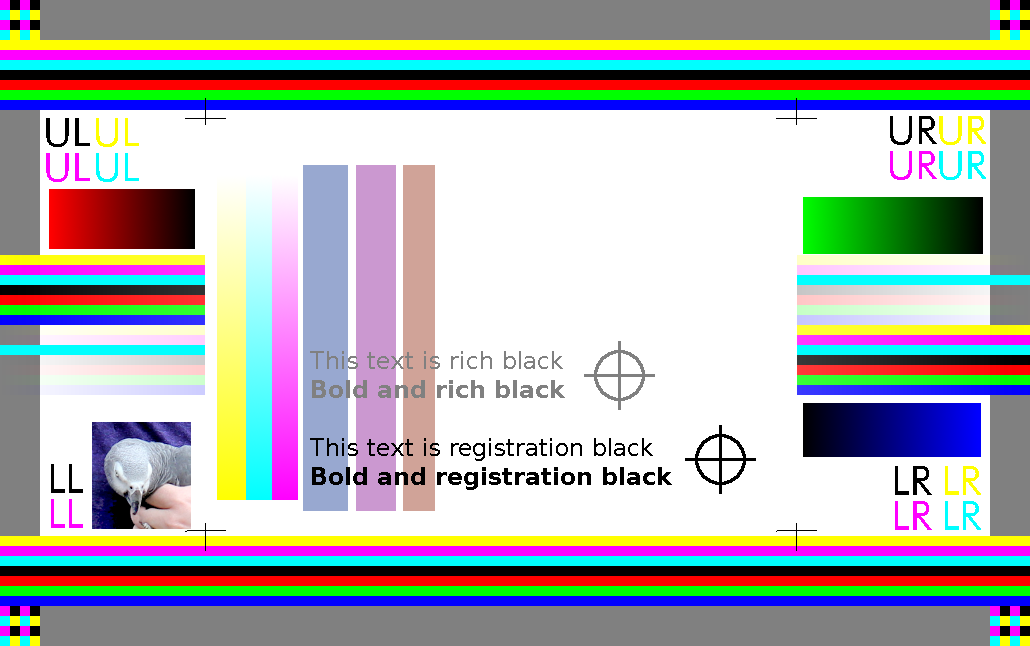
#> input picture colorwk.png, 1030 x 646 px
$ python epcl-mono.py colorwk.png k.png
#> lines starting #> are read from the running program, lines starting #| are printed output that depends on the picture
#!/usr/bin/env python3
# PyEPCL - Partial Python3 implementation of the EPCL
# This file may be used under the terms of the GNU Lesser
# General Public License version 3 as published by the Free Software
# Foundation and appearing in the file LICENSE.LGPLv3 included in the
# packaging of this file.  Please review the following information to
# ensure the GNU Lesser General Public License version 3 requirements
# will be met: https://www.gnu.org/licenses/lgpl.html.
#
# This version is for use with a mono ribbon, e.g. just resin black,
# or one of the third-party UV only ribbons you can get from China.
# Use: epcl mono.png outputfile.txt
# Note: the mono.png image must be greyscale, not RGB or indexed
# Black is the presence of resin black / varnish.
# All images must be 1030 wide (X) and 646 pixels tall (Y).
# Print in raw mode, e.g:
# lp -d P430i -o raw outputfile.txt
# This doesn't use the card flipper, laminator, or any of the card
# programming features.

from PIL import Image
import numpy as np
import sys

def _mono(img):
    img = np.array(np.array(img) < 127,dtype='uint8')
    return np.flip(np.rot90(img))

# [27 lines left out: functions _ymc_sep, _encode_compressed, _encode_uncompressed, not called in this run]

def _encode_mono(buf):
    return bytes((255*buf).flatten())


class EPCL:
    K=3
    C=2
    M=1
    Y=0
    #def G(image, x, y):
    #    pref = b'\x1BG %d %d 10 %d %d 1\r\x1BZ'%(
    #                x, y, image.shape[0], image.shape[1]*image.shape[0])
    #
    #    return pref+_encode_mono(image)+b'\r'
    def G(image, x, y):
        data = [b'\x1BG %d %d 10 %d %d 1\r\x1BZ'%(
                    x, y, image.shape[0], image.shape[1]*image.shape[0])]


    # [13 lines left out: functions GS, PS, not called in this run]
    #def G_Z(image, buf=):
    #    return '\x1BG %d %d %d %d %d %d\r\x1BZ%s\r'%()

if __name__ == '__main__':
    black = Image.open(sys.argv[1])
#> black is the input picture: PIL image 1030x646 RGBA; mean R, G, B, A 173.2, 173.6, 175.7, 255
    of = open(sys.argv[2], 'wb')
    K = _mono(black)
#> in _mono, `return np.flip(np.rot90(img))`:
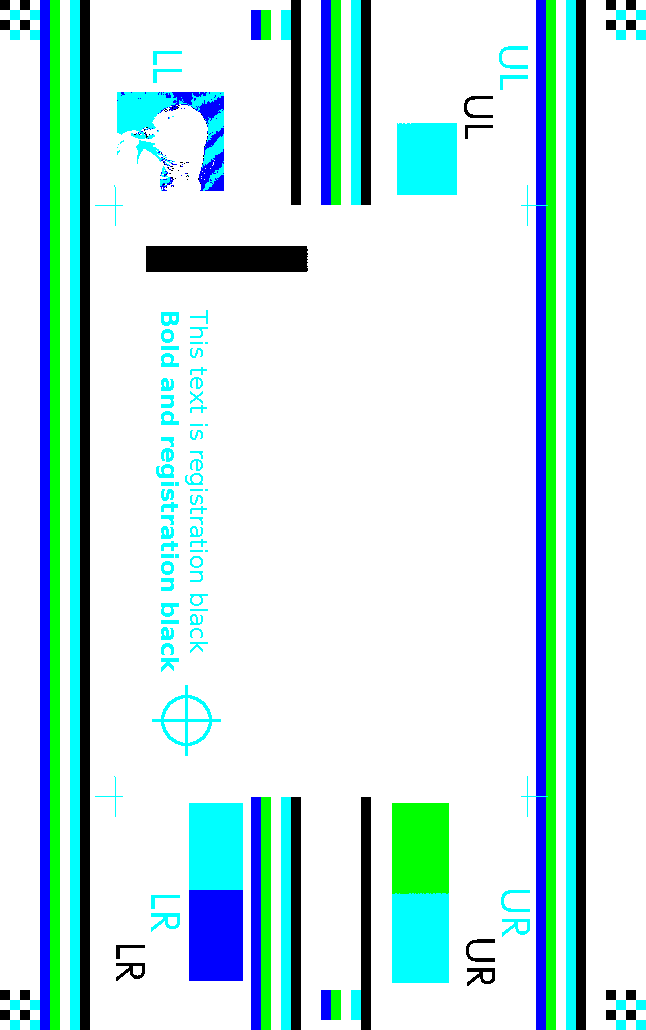
#> returned value: shape (1030, 646, 4); mean of channels 0, 1, 2, 3 0, 0.219, 0.22, 0.227; transparent parts drawn white
    print (K.shape, np.min(K), np.max(K), K.dtype)
#| (1030, 646, 4) 0 1 uint8

    of.write(b"\x1BF\r\x1BvF\r")
    of.write(b"\x1B$LD 0 0\r")
    of.write(b"\x1B$LD 0 1\r")
    of.write(b"\x1B$LD 0 2\r")

    # Write resin black
    of.write(b'\x1BG 0 0 0 81 1030 1\r')

    for n in range(1030):
        data = bytes(np.flip(np.packbits(K[1029-n], None, 'little').flatten()))
        data = data.replace(b'[', b'[[')
        data = data.replace(b'\r', b'[\r')
        data = data.replace(b'\x1b', b'[\x1b')
        of.write(b'\x1BO'+data+b'\r')


    of.write(b'\x1BI 10\r')
    of.write(b'\x1BMO\r')
